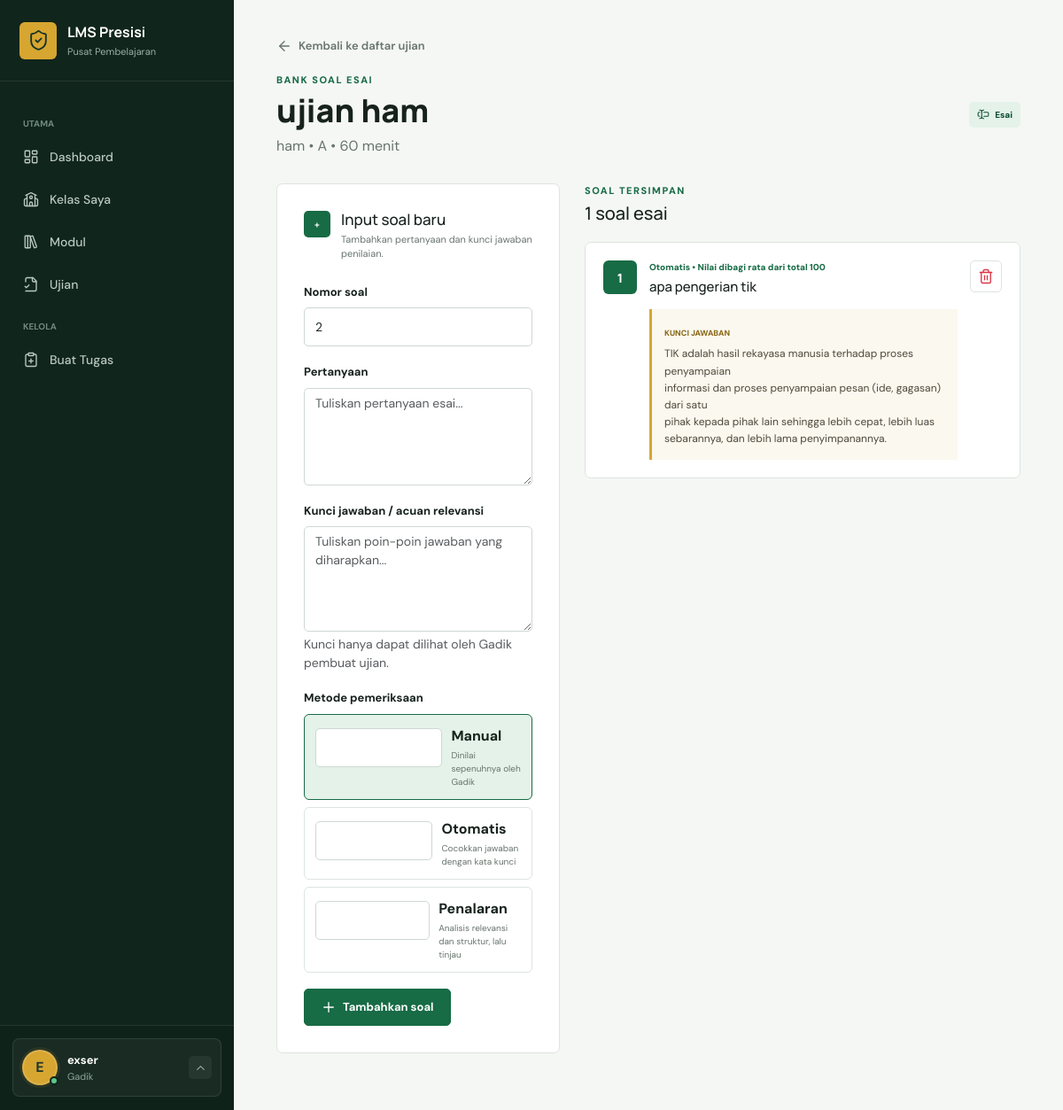
Screenshot of /ujian/1/soal-esai/ (signed in) with the database file from the repository.
### lms/models.py (models this page shows, shortened)
class CustomUser(AbstractUser):
    class Role(models.TextChoices):
        ADMIN = "ADMIN", "Admin"
        GADIK = "GADIK", "Gadik"
        SERDIK = "SERDIK", "Serdik"
    nama_lengkap = models.CharField(max_length=255, blank=True)
    nip_nrp = models.CharField(max_length=30, unique=True, null=True, blank=True)
    tempat_lahir = models.CharField(max_length=100, blank=True)
    tanggal_lahir = models.DateField(null=True, blank=True)
    asal_pengiriman = models.CharField(max_length=150, blank=True)
    alamat = models.TextField(blank=True)
    role = models.CharField(max_length=10, choices=Role.choices, default=Role.SERDIK)
    @property
    def display_name(self):
        return self.nama_lengkap or self.get_full_name() or self.username

class Ujian(models.Model):
    class Metode(models.TextChoices):
        ESAI = "ESAI", "Esai"
        PILIHAN_GANDA = "PILIHAN_GANDA", "Pilihan Ganda"
    kelas = models.ForeignKey(Kelas, on_delete=models.CASCADE, related_name="ujian")
    mapel = models.ForeignKey(MataPelajaran, on_delete=models.PROTECT, related_name="ujian")
    gadik = models.ForeignKey(CustomUser, on_delete=models.PROTECT, related_name="ujian_dibuat")
    judul = models.CharField(max_length=200)
    metode = models.CharField(max_length=20, choices=Metode.choices)
    instruksi = models.TextField()
    waktu_mulai = models.DateTimeField()
    waktu_selesai = models.DateTimeField()
    durasi_menit = models.PositiveSmallIntegerField(default=60)
    created_at = models.DateTimeField(auto_now_add=True)
    class Meta:
        ordering = ["waktu_mulai"]
        verbose_name_plural = "Ujian"

class MataPelajaran(models.Model):
    kurikulum = models.ForeignKey(Kurikulum, on_delete=models.CASCADE, related_name="mata_pelajaran")
    kode_mapel = models.CharField(max_length=20)
    nama_mapel = models.CharField(max_length=100)
    gadik_pengajar = models.ManyToManyField(
        CustomUser,
        blank=True,
        limit_choices_to={"role": CustomUser.Role.GADIK},
        related_name="mata_pelajaran_diampu",
    )
    class Meta:
        ordering = ["kode_mapel"]
        constraints = [
            models.UniqueConstraint(fields=["kurikulum", "kode_mapel"], name="unik_kode_mapel_per_kurikulum")
        ]
        verbose_name_plural = "Mata pelajaran"

class Kelas(models.Model):
    nama_kelas = models.CharField(max_length=50)
    kurikulum = models.ForeignKey(Kurikulum, on_delete=models.PROTECT, related_name="kelas")
    gadik_pembina = models.ForeignKey(
        CustomUser,
        on_delete=models.SET_NULL,
        null=True,
        blank=True,
        limit_choices_to={"role": CustomUser.Role.GADIK},
        related_name="kelas_binaan",
    )
    class Meta:
        ordering = ["nama_kelas"]
        verbose_name_plural = "Kelas"
    def __str__(self):
        return self.nama_kelas

class SoalUjianEsai(models.Model):
    class Pemeriksaan(models.TextChoices):
        MANUAL = "MANUAL", "Manual"
        OTOMATIS = "OTOMATIS", "Otomatis"
        PENALARAN = "PENALARAN", "Penalaran"
    ujian = models.ForeignKey(Ujian, on_delete=models.CASCADE, related_name="soal_esai")
    urutan = models.PositiveSmallIntegerField()
    pertanyaan = models.TextField()
    kunci_jawaban = models.TextField()
    pemeriksaan = models.CharField(max_length=10, choices=Pemeriksaan.choices, default=Pemeriksaan.MANUAL)
    class Meta:
        ordering = ["urutan"]
        constraints = [
            models.UniqueConstraint(fields=["ujian", "urutan"], name="unik_urutan_soal_esai_per_ujian")
        ]
        verbose_name_plural = "Soal ujian esai"

### lms/views.py (the view)
# urls.py: path("ujian/<int:pk>/soal-esai/", views.kelola_soal_esai, name="kelola_soal_esai"),
@role_required(CustomUser.Role.ADMIN, CustomUser.Role.GADIK)
def kelola_soal_esai(request, pk):
    queryset = ujian_for_manager(request.user, Ujian.objects.filter(metode=Ujian.Metode.ESAI))
    ujian = get_object_or_404(queryset, pk=pk)
    nomor_berikutnya = (ujian.soal_esai.order_by("-urutan").values_list("urutan", flat=True).first() or 0) + 1
    form = SoalUjianEsaiForm(
        request.POST or None,
        ujian=ujian,
        initial={"urutan": nomor_berikutnya},
    )
    if request.method == "POST" and form.is_valid():
        form.save()
        messages.success(request, "Soal esai dan kunci jawaban berhasil ditambahkan.")
        return redirect("kelola_soal_esai", pk=ujian.pk)
    return render(
        request,
        "lms/kelola_soal_esai.html",
        {"ujian": ujian, "form": form, "soal": ujian.soal_esai.all()},
    )

### lms/forms.py
class SoalUjianEsaiForm(StyledModelForm):
    class Meta:
        model = SoalUjianEsai
        fields = ["urutan", "pertanyaan", "kunci_jawaban", "pemeriksaan"]
        labels = {
            "urutan": "Nomor soal",
            "kunci_jawaban": "Kunci jawaban / acuan relevansi",
            "pemeriksaan": "Metode pemeriksaan",
        }
        widgets = {
            "urutan": forms.NumberInput(attrs={"min": 1}),
            "pertanyaan": forms.Textarea(attrs={"rows": 4, "placeholder": "Tuliskan pertanyaan esai..."}),
            "kunci_jawaban": forms.Textarea(attrs={"rows": 5, "placeholder": "Tuliskan poin-poin jawaban yang diharapkan..."}),
            "pemeriksaan": forms.RadioSelect(),
        }
    def __init__(self, *args, ujian=None, **kwargs):
        super().__init__(*args, **kwargs)
        if ujian:
            self.instance.ujian = ujian

### lms/views.py (called while the page is built)
def role_required(*roles):
    def decorator(view_func):
        @login_required
        @wraps(view_func)
        def wrapped(request, *args, **kwargs):
            if request.user.role not in roles and not request.user.is_superuser:
                raise PermissionDenied
            return view_func(request, *args, **kwargs)
        return wrapped
    return decorator

def is_admin(user):
    return user.is_superuser or user.role == CustomUser.Role.ADMIN

def ujian_for_manager(user, queryset=None):
    if queryset is None:
        queryset = Ujian.objects.all()
    if is_admin(user):
        return queryset
    return queryset.filter(mapel__gadik_pengajar=user).distinct()

### templates/lms/kelola_soal_esai.html (shortened to what this page needs)
{% extends 'base.html' %}
{% block content %}
<a class="back-link" href="{% url 'daftar_ujian' %}"><i data-lucide="arrow-left"></i>Kembali ke daftar ujian</a>
<header class="page-heading heading-with-action">
    <div><p class="eyebrow">BANK SOAL ESAI</p><h1>{{ ujian.judul }}</h1><p>{{ ujian.mapel.nama_mapel }} &bull; {{ ujian.kelas }} &bull; {{ ujian.durasi_menit }} menit</p></div>
    <span class="exam-method"><i data-lucide="text-cursor-input"></i>Esai</span>
</header>
<div class="essay-builder">
    <form method="post" class="form-panel essay-question-form">
        <div class="exam-form-heading"><span>+</span><div><h2>Input soal baru</h2><p>Tambahkan pertanyaan dan kunci jawaban penilaian.</p></div></div>
        <div class="row g-3">
            <div class="col-12"><label class="form-label" for="{{ form.urutan.id_for_label }}">{{ form.urutan.label }}</label>{{ form.urutan }}</div>
            <div class="col-12"><label class="form-label" for="{{ form.pertanyaan.id_for_label }}">{{ form.pertanyaan.label }}</label>{{ form.pertanyaan }}</div>
            <div class="col-12"><label class="form-label" for="{{ form.kunci_jawaban.id_for_label }}">{{ form.kunci_jawaban.label }}</label>{{ form.kunci_jawaban }}<div class="form-text">Kunci hanya dapat dilihat oleh Gadik pembuat ujian.</div></div>
            <div class="col-12"><label class="form-label">{{ form.pemeriksaan.label }}</label><div class="exam-question-checks">{% for radio in form.pemeriksaan %}<label>{{ radio.tag }}<span><strong>{{ radio.choice_label }}</strong><small>{% if radio.choice_label == 'Otomatis' %}Cocokkan jawaban dengan kata kunci{% elif radio.choice_label == 'Penalaran' %}Analisis relevansi dan struktur, lalu tinjau{% else %}Dinilai sepenuhnya oleh Gadik{% endif %}</small></span></label>{% endfor %}</div>{% for error in form.pemeriksaan.errors %}<div class="invalid-feedback d-block">{{ error }}</div>{% endfor %}</div>
        </div>
        <div class="form-actions"><button class="btn btn-primary" type="submit"><i data-lucide="plus"></i>Tambahkan soal</button></div>
    </form>
    <section class="essay-question-list">
        <div class="section-title"><div><p class="eyebrow">SOAL TERSIMPAN</p><h2>{{ soal|length }} soal esai</h2></div></div>
        {% for item in soal %}
        <article class="essay-question-card">
            <div class="essay-question-number">{{ item.urutan }}</div>
            <div class="essay-question-content">
                <div class="essay-question-meta"><span>{{ item.get_pemeriksaan_display }} &bull; Nilai dibagi rata dari total 100</span></div>
                <h3>{{ item.pertanyaan }}</h3>
                <div class="answer-key"><small>KUNCI JAWABAN</small><p>{{ item.kunci_jawaban|linebreaksbr }}</p></div>
            </div>
            <form method="post" action="{% url 'hapus_soal_esai' ujian.pk item.pk %}">
                {% csrf_token %}<button class="icon-button bordered text-danger" type="submit" title="Hapus soal" aria-label="Hapus soal {{ item.urutan }}"><i data-lucide="trash-2"></i></button>
            </form>
        </article>
        {% empty %}
        <div class="empty-state"><i data-lucide="list-plus"></i><p>Belum ada soal. Gunakan form untuk menambahkan soal pertama.</p></div>
        {% endfor %}
    </section>
</div>
{% endblock %}

### templates/base.html (shortened to what this page needs)
{% load static %}
<!doctype html>
<html lang="id">
<head>
    <link href="https://cdn.jsdelivr.net/npm/bootstrap@5.3.8/dist/css/bootstrap.min.css" rel="stylesheet">
    <link rel="stylesheet" href="{% static 'css/app.css' %}">
</head>
<body>
    <div class="app-shell">
        <aside class="sidebar offcanvas-lg offcanvas-start" tabindex="-1" id="sidebar">
            <div class="sidebar-head">
                <a class="brand" href="{% url 'dashboard' %}">
                    <span class="brand-mark"><i data-lucide="shield-check"></i></span>
                    <span><strong>LMS Presisi</strong><small>Pusat Pembelajaran</small></span>
                </a>
            </div>
            <nav class="sidebar-nav">
                <span class="nav-caption">UTAMA</span>
                <a href="{% url 'dashboard' %}" class="nav-item {% if request.resolver_match.url_name == 'dashboard' %}active{% endif %}">
                    <i data-lucide="layout-dashboard"></i><span>Dashboard</span>
                </a>
                <a href="{% url 'daftar_kelas' %}" class="nav-item {% if 'kelas' in request.path %}active{% endif %}">
                    <i data-lucide="school"></i><span>{% if user.role == 'ADMIN' or user.is_superuser %}Daftar Kelas{% else %}Kelas Saya{% endif %}</span>
                </a>
                <a href="{% url 'daftar_modul' %}" class="nav-item {% if request.resolver_match.url_name == 'daftar_modul' %}active{% endif %}">
                    <i data-lucide="library-big"></i><span>Modul</span>
                </a>
                <a href="{% url 'daftar_ujian' %}" class="nav-item {% if 'ujian' in request.resolver_match.url_name %}active{% endif %}">
                    <i data-lucide="file-check-2"></i><span>Ujian</span>
                </a>
                {% if user.role == 'GADIK' or user.role == 'ADMIN' or user.is_superuser %}
                <span class="nav-caption">KELOLA</span>
                <a href="{% url 'buat_tugas' %}" class="nav-item"><i data-lucide="clipboard-plus"></i><span>Buat Tugas</span></a>
                {% endif %}
            </nav>
            <div class="sidebar-user dropup">
                <button class="sidebar-user-trigger" type="button" data-bs-toggle="dropdown" data-bs-display="static" aria-expanded="false" aria-label="Buka menu profil">
                    <span class="account-avatar">
                        <span class="avatar">{{ user.display_name|slice:":1"|upper }}</span>
                        <span class="account-status" aria-hidden="true"></span>
                    </span>
                    <span class="user-copy"><strong>{{ user.display_name }}</strong><small>{{ user.get_role_display }}</small></span>
                    <span class="sidebar-user-chevron"><i data-lucide="chevron-up"></i></span>
                </button>
            </div>
        </aside>
        <main class="main-content">
            <div class="content-wrap">
                {% block content %}{% endblock %}
            </div>
        </main>
    </div>
</body>
</html>

### rows the page displays
CustomUser: display_name "E", display_name "exser", role "Gadik"
Ujian: judul "ujian ham", mapel.nama_mapel "ham", kelas "A", durasi_menit "60"
SoalUjianEsai: urutan "1", pemeriksaan "Otomatis", pertanyaan "apa pengerian tik", kunci_jawaban "TIK adalah hasil rekayasa manusia terhadap proses penyampaian informasi dan proses penyampaian pesan (ide, gagasan) dari satu pihak kepada pihak lain sehingga lebih cepat, lebih luas sebarannya, dan lebih lama penyimpanannya."

### other values shown
{{ radio.choice_label }} "Manual" "Otomatis" "Penalaran"
{{ soal|length }} "1"
